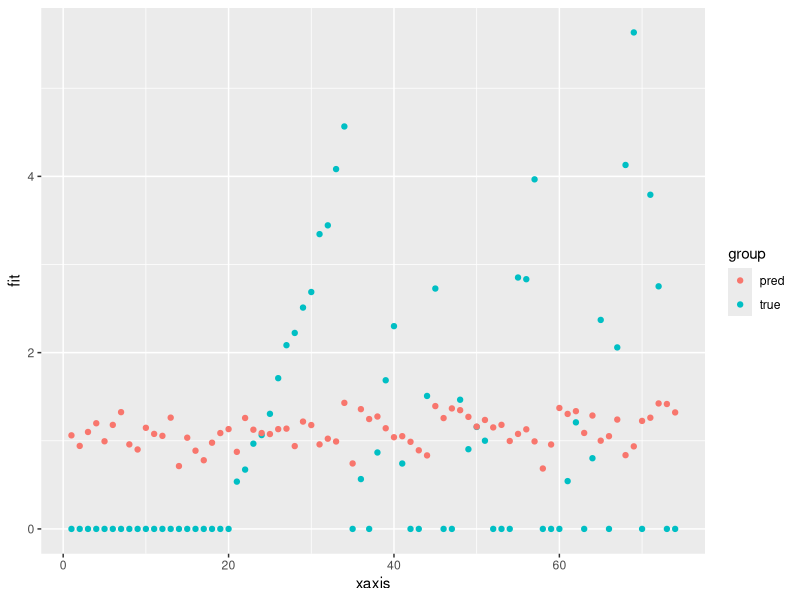

This chart was generated by the following R code:
library("dplyr")
library("ggplot2")
library("caTools")

train_data <- read.csv("train_data.csv")
test_data <- read.csv("test_data.csv")

# on train data
model <- lm(formula = log_area ~ temp*DC, data = train_data)
summary(model)
train_mse_2 <- mean(model$residuals^2)

pred <- predict(model, test_data, interval="prediction")
pred <- data.frame(pred)

true <- data.frame(fit = test_data$log_area)

test_mse_2 <- mean((true$fit - pred$fit)^2)
xaxis <- c(1:length(true$fit))

true$xaxis <- xaxis
true$group <- "true"
pred$xaxis <- xaxis
pred$group <- "pred"
res <- rbind(true, pred[c("xaxis", "fit", "group")])

ggplot(res, aes(x = xaxis, y = fit, group = group, fill = group, col = group)) +
  geom_point()
